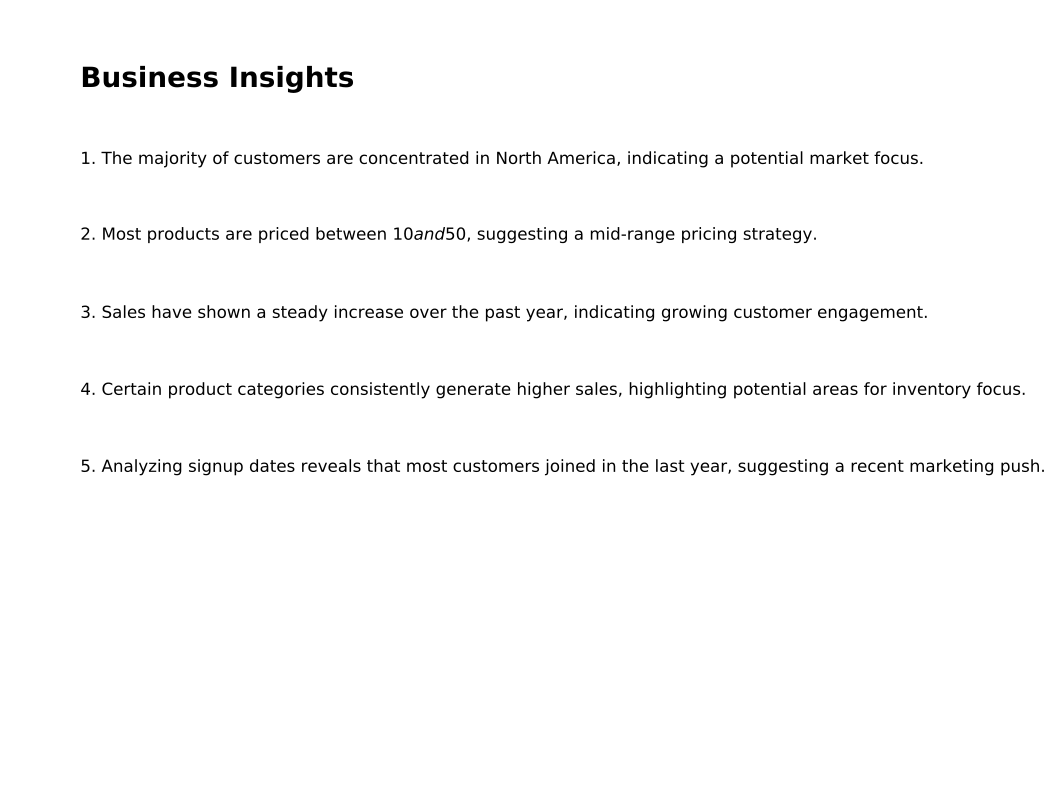

Write the Python code that produced this figure.
# T-1 Exploratory Data Analysis (EDA)

import pandas as pd
import matplotlib.pyplot as plt
import seaborn as sns

# Loading datasets
customers = pd.read_csv('Customers.csv')
products = pd.read_csv('Products.csv')
transactions = pd.read_csv('Transactions.csv')

# Display the first few rows 
print(customers.head())
print(products.head())
print(transactions.head())

# Checking missing values
print("Missing values in Customers:\n", customers.isnull().sum())
print("Missing values in Products:\n", products.isnull().sum())
print("Missing values in Transactions:\n", transactions.isnull().sum())

# Converting date columns to datetime
customers['SignupDate'] = pd.to_datetime(customers['SignupDate'])
transactions['TransactionDate'] = pd.to_datetime(transactions['TransactionDate'])

# Univariate Analysis
# Distribution of customer regions
plt.figure(figsize=(10, 6))
sns.countplot(data=customers, x='Region')
plt.title('Distribution of Customers by Region')
plt.show()

# Product price distribution
plt.figure(figsize=(10, 6))
sns.histplot(products['Price'], bins=30, kde=True)
plt.title('Distribution of Product Prices')
plt.show()

# Total sales over time
sales_over_time = transactions.groupby('TransactionDate')['TotalValue'].sum().reset_index()
plt.figure(figsize=(12, 6))
plt.plot(sales_over_time['TransactionDate'], sales_over_time['TotalValue'])
plt.title('Total Sales Over Time')
plt.xlabel('Date')
plt.ylabel('Total Sales (USD)')
plt.xticks(rotation=45)
plt.show()




#pdf generation code
import matplotlib.pyplot as plt
from matplotlib.backends.backend_pdf import PdfPages

# Define your business insights
insights = [
    "1. The majority of customers are concentrated in North America, indicating a potential market focus.",
    "2. Most products are priced between $10 and $50, suggesting a mid-range pricing strategy.",
    "3. Sales have shown a steady increase over the past year, indicating growing customer engagement.",
    "4. Certain product categories consistently generate higher sales, highlighting potential areas for inventory focus.",
    "5. Analyzing signup dates reveals that most customers joined in the last year, suggesting a recent marketing push."
]

# Creating a PDF report
with PdfPages('Business_Insights_Report.pdf') as pdf:
    plt.figure(figsize=(10, 8))  # Adjusted figure size
    plt.text(0.1, 0.9, 'Business Insights', fontsize=20, fontweight='bold')
    
    # Add each insight to the PDF
    for i, insight in enumerate(insights):
        plt.text(0.1, 0.8 - i * 0.1, insight, fontsize=12)
    
    plt.axis('off') 
    plt.tight_layout()  
    pdf.savefig(bbox_inches='tight')  
    plt.close()  

print("Business insights report saved as Business_Insights_Report.pdf")
